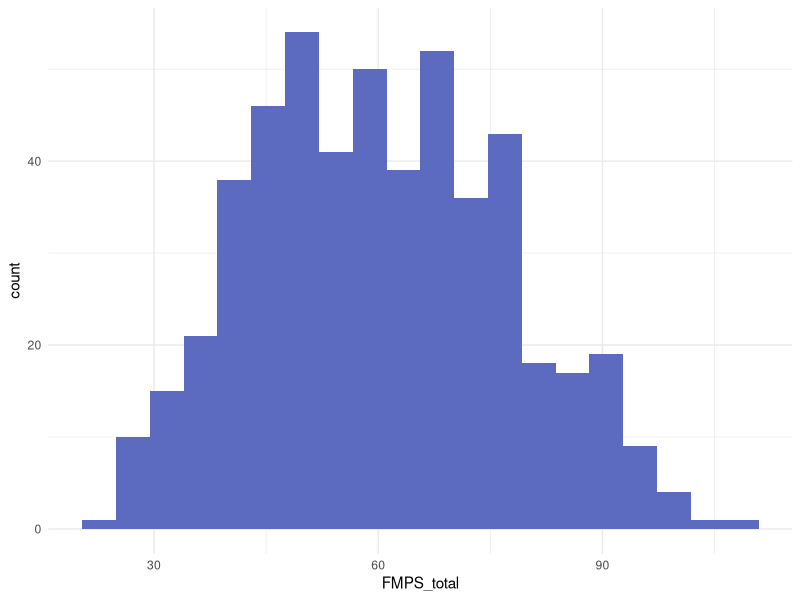
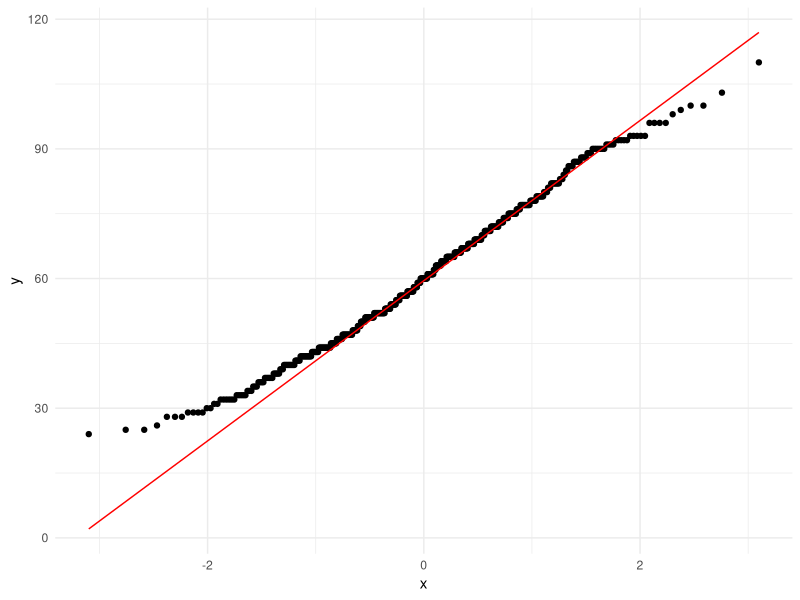

Here is the R script that generated these plots, in order:
## ---- chunk 1
library(tidyverse)
df <- read_csv2("../assets/data/perfectionism_total_scores.csv")
## ---- chunk 2
glimpse(df)
summary(df)
head(df)
## ---- chunk 3

# Mean
mean(df$FMPS_total, na.rm = TRUE)

# Median
median(df$FMPS_total, na.rm = TRUE)

# Standard deviation
sd(df$FMPS_total, na.rm = TRUE)

# Range
range(df$FMPS_total, na.rm = TRUE)

# Quantile
quantile(df$FMPS_total, probs = c(.25, .5, .75), na.rm = TRUE)

# Or all in one table
df %>%
    select(FMPS_total:DASS_D_Av) %>%
    psych::describe() %>%
    rownames_to_column("Scale") %>%
    as_tibble()

## ---- chunk 4
sum(is.na(df$FMPS_total))
df_noNA <- df %>% drop_na(FMPS_total)
nrow(df) - nrow(df_noNA)
## ---- chunk 5
df_cat <- df %>%
  mutate(level = case_when(
    FMPS_total < 30 ~ "Low",
    FMPS_total < 60 ~ "Medium",
    TRUE ~ "High"
  ))

table(df_cat$level)
prop.table(table(df_cat$level)) %>% round(3)
## ---- chunk 6
set.seed(42)
x <- rnorm(100, mean = 50, sd = 10)
head(x)
## ---- chunk 7
df %>%
  ggplot(aes(x = FMPS_total)) +
  geom_histogram(bins = 20, fill = "#5c6bc0") +
  theme_minimal()

df %>%
  ggplot(aes(sample = FMPS_total)) +
  stat_qq() +
  stat_qq_line(color = "red") +
  theme_minimal()
